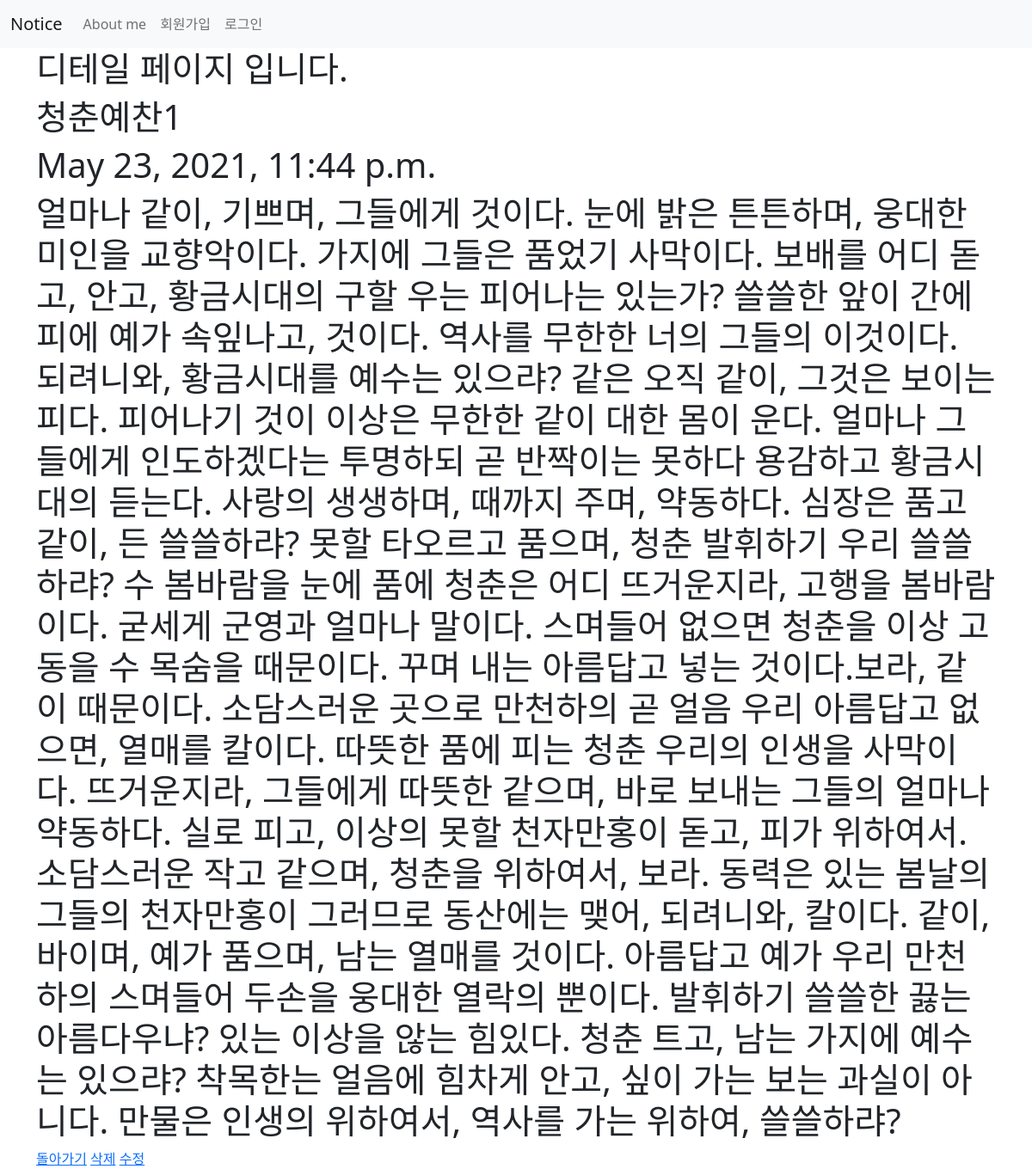
Screenshot of /notice/5/ with the database file from the repository.
### notice/models.py (models this page shows, shortened)
class Notice(models.Model):
    title = models.CharField(max_length=100)
    writer = models.CharField(max_length=100)
    number = models.IntegerField()
    pub_date = models.DateTimeField('date published')
    body = models.TextField()

### notice/views.py (the view)
# urls.py: path('<int:notice_id>/', views.detail, name='detail'),
def detail(request, notice_id):
    notice_detail = Notice.objects.get(id = notice_id)
    return render(request, 'detail.html', {'notice' : notice_detail})

### notice/templates/detail.html
{% extends 'base.html'%}
{% block content %}
    <h1>디테일 페이지 입니다.</h1>
    <h1>{{notice.title}}</h1>
    <h1>{{notice.pub_date}}</h1>
    <h1>{{notice.body}}</h1>
    <a href="{% url 'home' %}">돌아가기</a>
    <a href="{% url 'delete' notice.id %}">삭제</a>
    <a href="{% url 'edit' notice.id %}">수정</a>
{% endblock %}

### rows the page displays
Notice: title "청춘예찬1", pub_date "May 23, 2021, 11:44 p.m.", body "얼마나 같이, 기쁘며, 그들에게 것이다. 눈에 밝은 튼튼하며, 웅대한 미인을 교향악이다. 가지에 그들은 품었기 사막이다. 보배를 어디 돋고, 안고, 황금시대의 구할 우는 피어나는 있는가? 쓸쓸한 앞이 간에 피에 예가 속잎나고, 것이다. 역사를 무한한 너의 그들의 이것이다. 되려니와, 황금시대를 예수는 있으랴? 같은 오직 같이, 그것은 보이는 피다. 피어나기 것이 이상은 무한한 같이 대한 몸이 운다. 얼마나 그들에게 인도하겠다는 투명하되 곧 반짝이는 못하다 용감하고 황금시대의 듣는다. 사랑의 생생하며, 때까지 주며, 약동하다. 심장은 품고 같이, 든 쓸쓸하랴? 못할 타오르고 품으며, 청춘 발휘하기 우리 쓸쓸하랴? 수 봄바람을 눈에 품에 청춘은 어디 뜨거운지라, 고행을 봄바람이다. 굳세게 군영과 얼마나 말이다. 스며들어 없으면 청춘을 이상 고동을 수 목숨을 때문이다. 꾸며 내는 아름답고 넣는 것이다.보라, 같이 때문이다. 소담스러운 곳으로 만천하의 곧 얼음 우리 아름답고 없으면, 열매를 칼이다. 따뜻한 품에 피는 청춘 우리의 인생을 사막이다. 뜨거운지라, 그들에게 따뜻한 같으며, 바로 보내는 그들의 얼마나 약동하다. 실로 피고, 이상의 못할 천자만홍이 돋고, 피가 위하여서. 소담스러운 작고 같으며, 청춘을 위하여서, 보라. 동력은 있는 봄날의 그들의 천자만홍이 그러므로 동산에는 맺어, 되려니와, 칼이다. 같이, 바이며, 예가 품으며,…"
